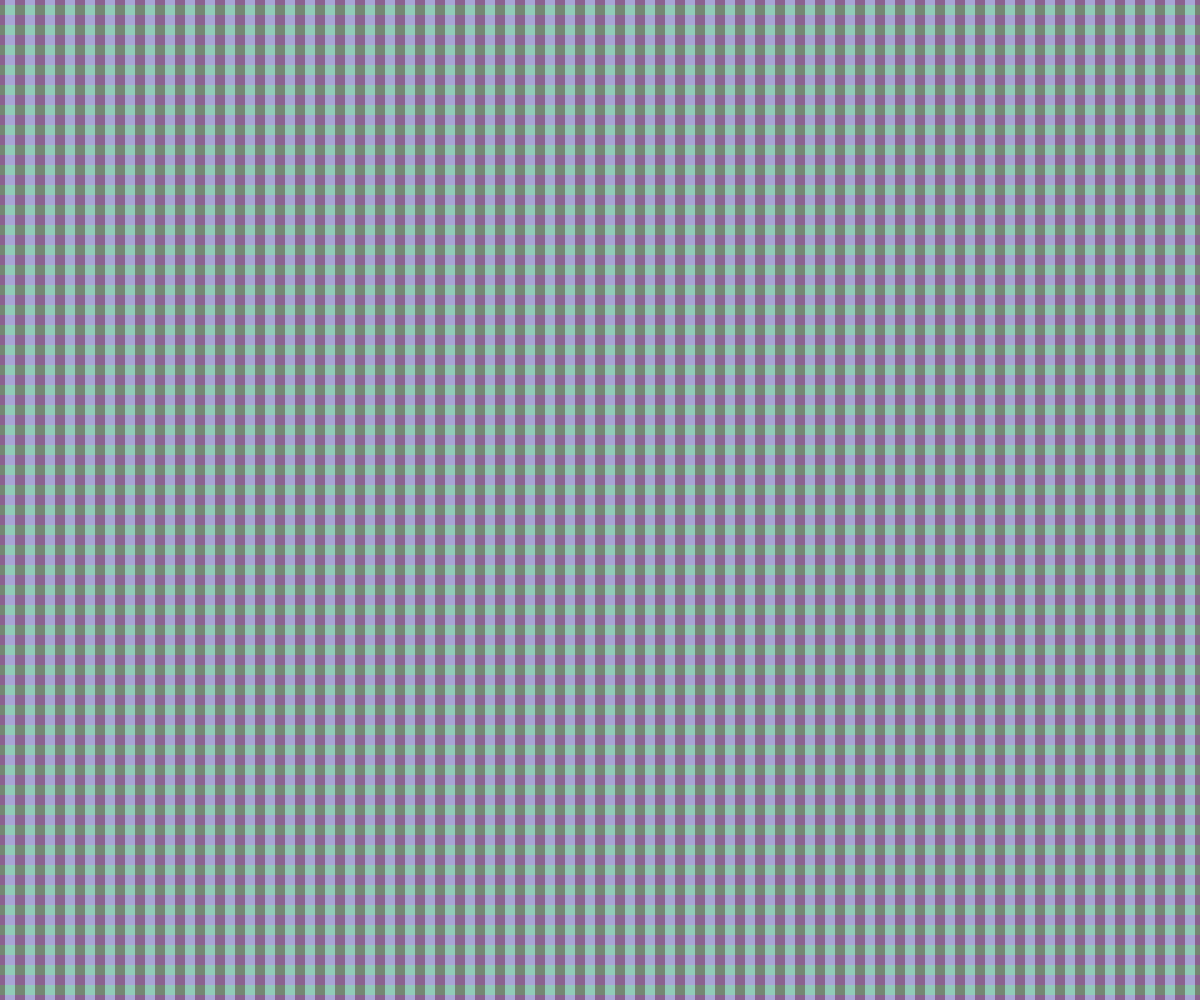
Frame 1 (no input)
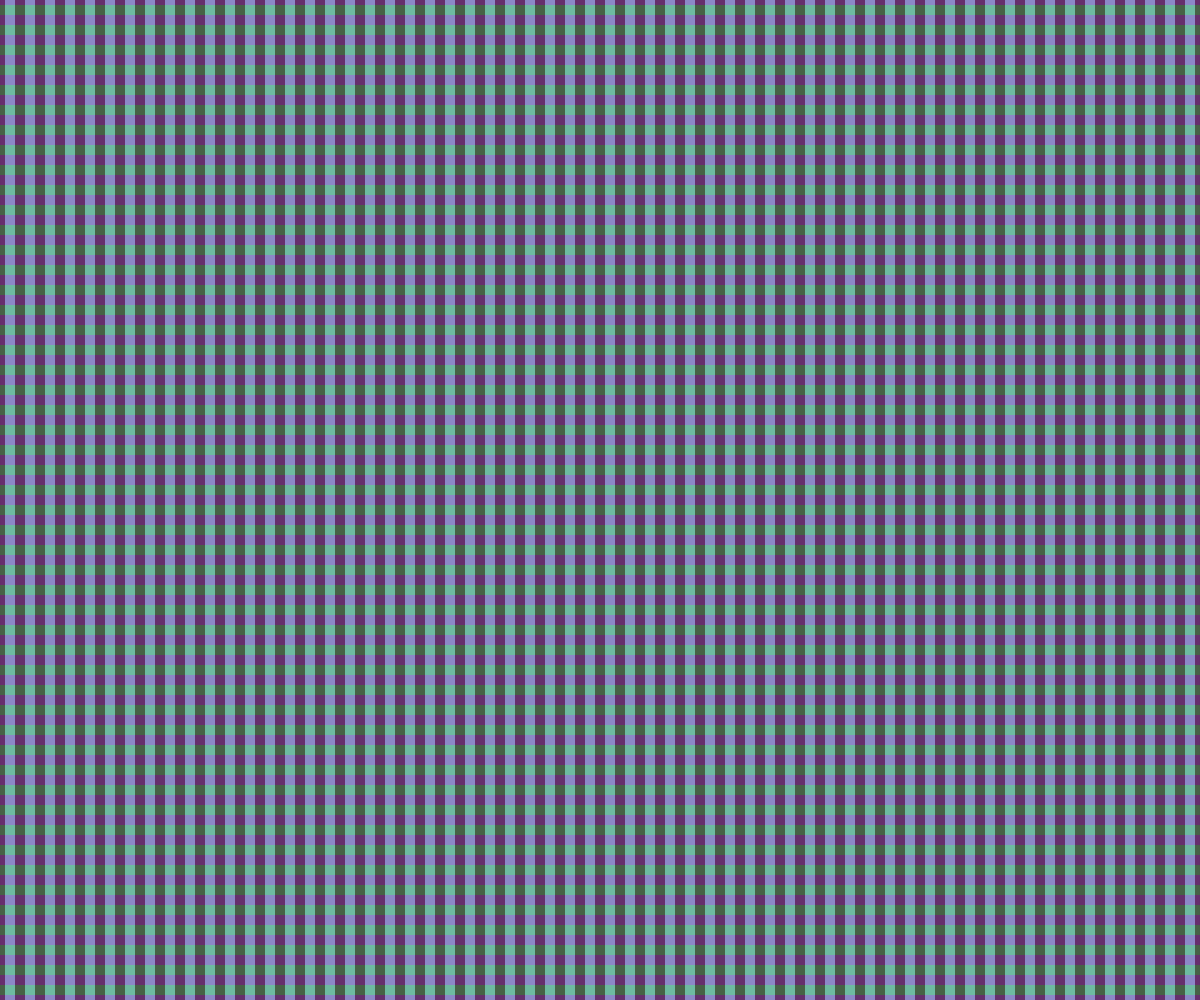
Frame 60 (no input)
Frame 120 (the mouse pressed at the canvas centre since frame 60): identical to frame 60, image omitted

The p5.js sketch that drew these frames (run headless with seeded random() and noise() and a simulated clock; from frame 60 on, the mouse is pressed at the canvas centre):

// p5.js sketch
// ── sketch.js
let horizontal1, horizontal2, vertical1, vertical2;
let hStripe, vStripe;
let plaidMenue;
let h1cp, h2cp, v1cp, v2cp;
let rColor;
let h1C, h2C, v1C, v2C;
let widthRange;

function setup() {
  createCanvas(windowWidth, windowHeight);
//makes the extra menue to edit plaid
  plaidMenue = createGraphics(windowWidth, windowHeight/2);
  
//increases possible stripe width based on canvas size
  widthRange = (height+width)/1000;
  
//sliders change width of stripes
  horizontal1 = createSlider(1, 20*widthRange, 5);
  horizontal1.position((0*windowWidth/4)+windowWidth/40, 6*windowHeight/5);
  horizontal1.size(windowWidth/5);
  horizontal2 = createSlider(1, 20*widthRange, 5);
  horizontal2.position((1*windowWidth/4)+windowWidth/40, 6*windowHeight/5);
  horizontal2.size(windowWidth/5);
  vertical1 = createSlider(1, 20*widthRange, 5);
  vertical1.position((2*windowWidth/4)+windowWidth/40, 6*windowHeight/5);
  vertical1.size(windowWidth/5);
  vertical2 = createSlider(1, 20*widthRange, 5);
  vertical2.position((3*windowWidth/4)+(windowWidth/40), 6*windowHeight/5);
  vertical2.size(windowWidth/5);
  
//makes color pickers to change colors of stripes
  rColor = color(random(255), random(255), random(255));
  h1cp = createColorPicker(rColor);
  h1cp.position((0*windowWidth/4)+windowWidth/40, 4*windowHeight/3);
  h1cp.size(windowWidth/5, windowHeight/10);
  rColor = color(random(255), random(255), random(255));
  h2cp = createColorPicker(rColor);
  h2cp.position((1*windowWidth/4)+windowWidth/40, 4*windowHeight/3);
  h2cp.size(windowWidth/5, windowHeight/10);
  rColor = color(random(255), random(255), random(255));
  v1cp = createColorPicker(rColor);
  v1cp.position((2*windowWidth/4)+windowWidth/40, 4*windowHeight/3);
  v1cp.size(windowWidth/5, windowHeight/10);
  rColor = color(random(255), random(255), random(255));
  v2cp = createColorPicker(rColor);
  v2cp.position((3*windowWidth/4)+windowWidth/40, 4*windowHeight/3);
  v2cp.size(windowWidth/5, windowHeight/10);
  
//used for # of stripes
  hStripe = 0;
  vStripe = 0;
  
    
//text for plaid menue
  plaidMenue.background(220);
  plaidMenue.fill(0);
  plaidMenue.textSize(13*((width+height)/1000));
  plaidMenue.text('Main Horizontal Stripe', (0*windowWidth/4)+windowWidth/40, windowHeight/15);
  plaidMenue.text('Stripe Width', (0*windowWidth/4)+windowWidth/40, windowHeight/6);
  plaidMenue.text('Stripe Color', (0*windowWidth/4)+windowWidth/40, windowHeight/3.5);
  plaidMenue.text('Minor Horizontal Stripe', (1*windowWidth/4)+windowWidth/40, windowHeight/15);
  plaidMenue.text('Stripe Width', (1*windowWidth/4)+windowWidth/40, windowHeight/6);
  plaidMenue.text('Stripe Color', (1*windowWidth/4)+windowWidth/40, windowHeight/3.5);
  plaidMenue.text('Main Vertical Stripe', (2*windowWidth/4)+windowWidth/40, windowHeight/15);
  plaidMenue.text('Stripe Width', (2*windowWidth/4)+windowWidth/40, windowHeight/6);
  plaidMenue.text('Stripe Color', (2*windowWidth/4)+windowWidth/40, windowHeight/3.5);
  plaidMenue.text('Minor Vertical Stripe', (3*windowWidth/4)+windowWidth/40, windowHeight/15);
  plaidMenue.text('Stripe Width', (3*windowWidth/4)+windowWidth/40, windowHeight/6);
  plaidMenue.text('Stripe Color', (3*windowWidth/4)+windowWidth/40, windowHeight/3.5);
}

function draw() {
  
//shows menue at bottom
  plaidMenue.show();
  
//width values recieved from sliders
  const h1 = horizontal1.value();
  const h2 = horizontal2.value();
  const v1 = vertical1.value();
  const v2 = vertical2.value();
  
//number of horizontal and vertical stripes
  hStripe = height/(2*(h1+h2));
  vStripe = width/(2*(v1+v2));
  
//puts 0, 0 at center of screen
  translate(width/2, height/2);
//everything is drawn from center of rectangle, 3rd and 4th parameters are used like a radius
  rectMode(RADIUS);
  noStroke();
 
//takes color from color picker input
  h1C = h1cp.color();
  h2C = h2cp.color();
  v1C = v1cp.color();
  v2C = v2cp.color();
  
//fill uses r, g, and b values from its specific color picker, callRectMake draws rectangles starting from center of screen, using widths of both main and minor stripes and stripe count to determine where to draw rectangle/stripe
//h1
  fill(red(h1C), green(h1C), blue(h1C), 255/2);
  callRectMake(0, 0, hStripe, width/2, h1, 0, 0, -h1, -h2);
  callRectMake(0, +2*(h1+h2), hStripe, width/2, h1, 0, 0, h1, h2);
//h2
  fill(red(h2C), green(h2C), blue(h2C), 255/2);
  callRectMake(0, -(h1+h2), hStripe, width/2, h2, 0, 0, -h1, -h2);
  callRectMake(0, +(h1+h2), hStripe, width/2, h2, 0, 0, h1, h2);
//v1
  fill(red(v1C), green(v1C), blue(v1C), 255/2);
  callRectMake(0, 0, vStripe, v1, height/2, -v1, -v2, 0, 0);
  callRectMake(+2*(v1+v2), 0, vStripe, v1, height/2, v1, v2, 0, 0);
//v2
  fill(red(v2C), green(v2C), blue(v2C), 255/2);
  callRectMake(-(v1+v2), 0, vStripe, v2, height/2, -v1, -v2, 0, 0);
  callRectMake(+(v1+v2), 0, vStripe, v2, height/2, v1, v2, 0, 0);
}

//this function loops rectMake, uses push and pop so that each rectangle is drawn based off of the position of the last
  //tx and ty are changes in x and y translation
  //sNUM is the amount of stripes that needs to be drawn, loops the function
  //w and h are width and height, recieved from sliders
  //l1 and l2 decide whether stripes are drawn towards the left or right of the screen, used for vertical stripes
  //l3 and l4 decide whether stripes are drawn towards the top or bottom of the screen, used for horizontal stripes
function callRectMake(tx, ty, sNUM, w, h, l1, l2, l3, l4) {
  push();
  translate(0+tx, 0+ty);
  while(sNUM/4 > -1) {
    rectMake(0, 0, w, h, l1, l2, l3, l4);
    sNUM--;
  }
  pop();
}

//rectMake draws the rectangles, is looped by callRectMake
  //x and y should always be 0, center of the rectangle becuse it translates to that position based off of the position of the last rectangle
  //w and h and the width and height of the rectangle, one should be the value from its slider, the other sould be half of either the width or height of the canvas
  //l1 and l2 are used by vertical stripes, l3 and l4 are used by horizontal stripes, takes widths of main and minor stripes to figure out where to translate to for the next stripe
function rectMake(x, y, w, h, l1, l2, l3, l4) {
  rect(x, y, w, h);
  translate(x+2*(l1+l2), y+2*(l3+l4));
}
